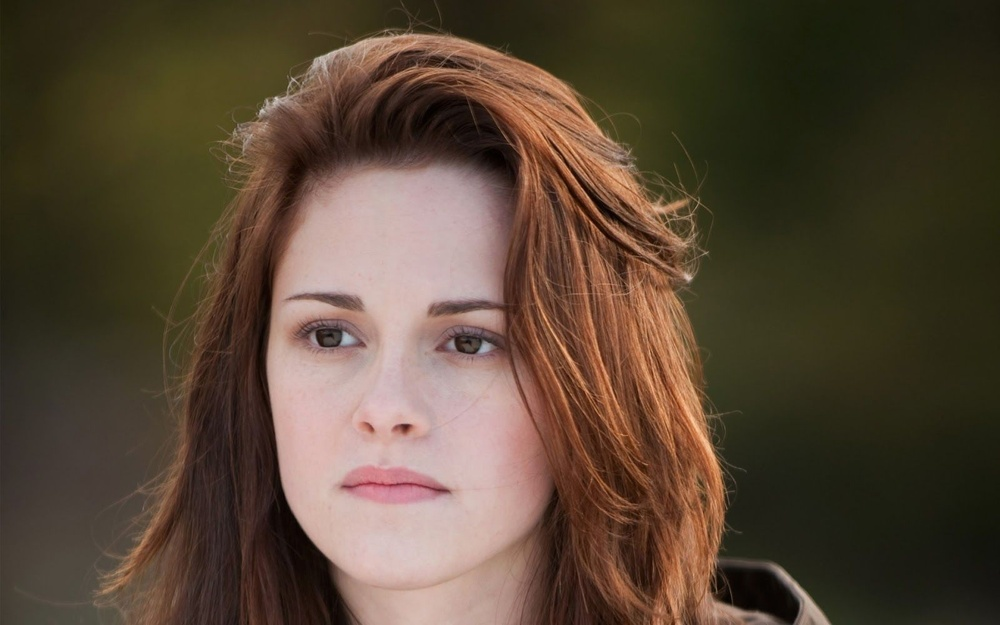
#> input picture resources/kristy.jpg, 1000 x 625 px, shrunk from 1600 x 1000 before the run, found by its file name
$ python Translation.py
#> lines starting #> are read from the running program, lines starting #| are printed output that depends on the picture
import numpy as np

import cv2

pic = cv2.imread('C:/Users/Krishna/PycharmProjects/FaceDetection-using-OpenCv/resources/kristy.jpg')
#> pic is the input picture: shape (625, 1000, 3); mean B, G, R 54.1, 71.1, 88
cols = pic.shape[1]
#> cols = 1000
rows = pic.shape[0]
#> rows = 625

# 150 pixels right X-axis & 70 pixels Y-axis for negative numbers opposite of positive image
M = np.float32([[1, 0, 150], [0, 1, 70]])

shifted = cv2.warpAffine(pic, M, (cols, rows))
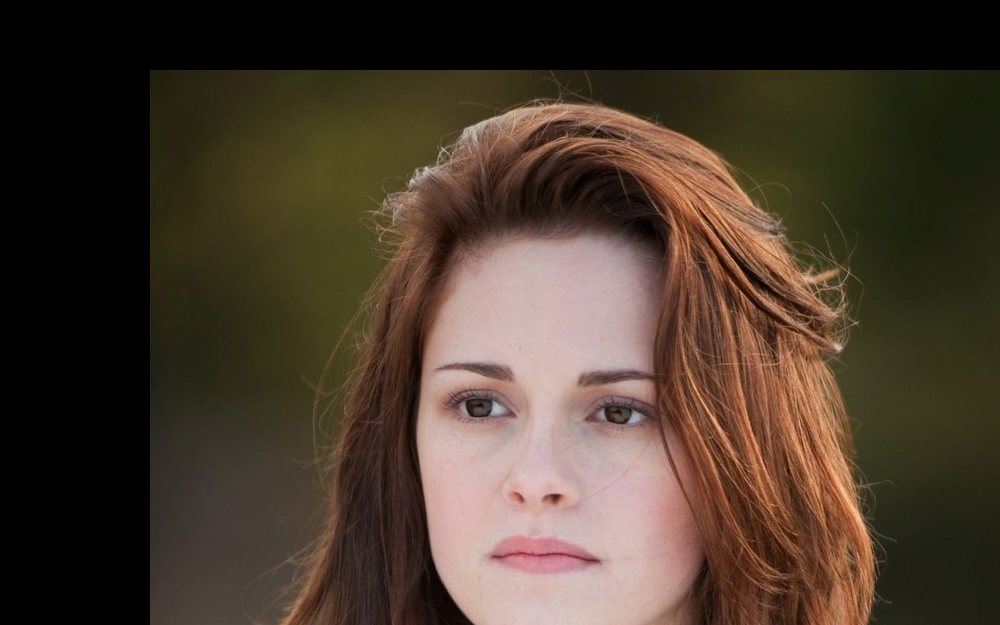
#> shifted: shape (625, 1000, 3); mean B, G, R 44.8, 58.2, 72.7
cv2.imshow('shifted', shifted)

cv2.waitKey(0)
cv2.destroyAllWindows()

$ run again, with resources/image.jpg copied over resources/kristy.jpg
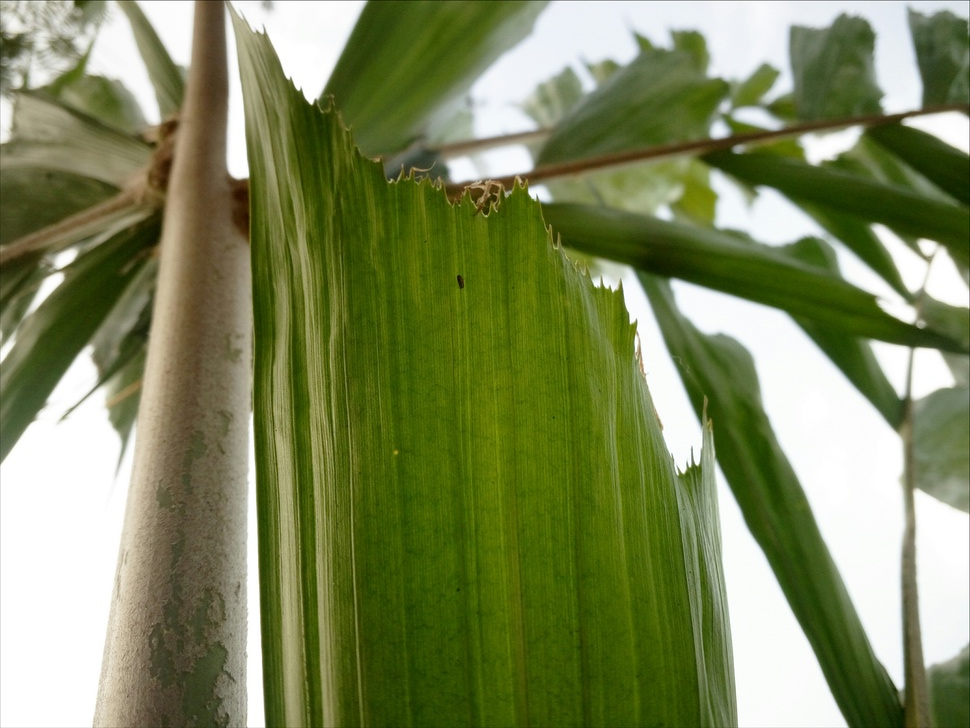
#> input picture resources/image.jpg, 970 x 728 px, shrunk from 4162 x 3122 before the run, found by its file name
#> pic is the input picture: shape (728, 970, 3); mean B, G, R 91.2, 135.9, 125.9
#> `shifted = cv2.warpAffine(pic, M, (cols, rows))`:
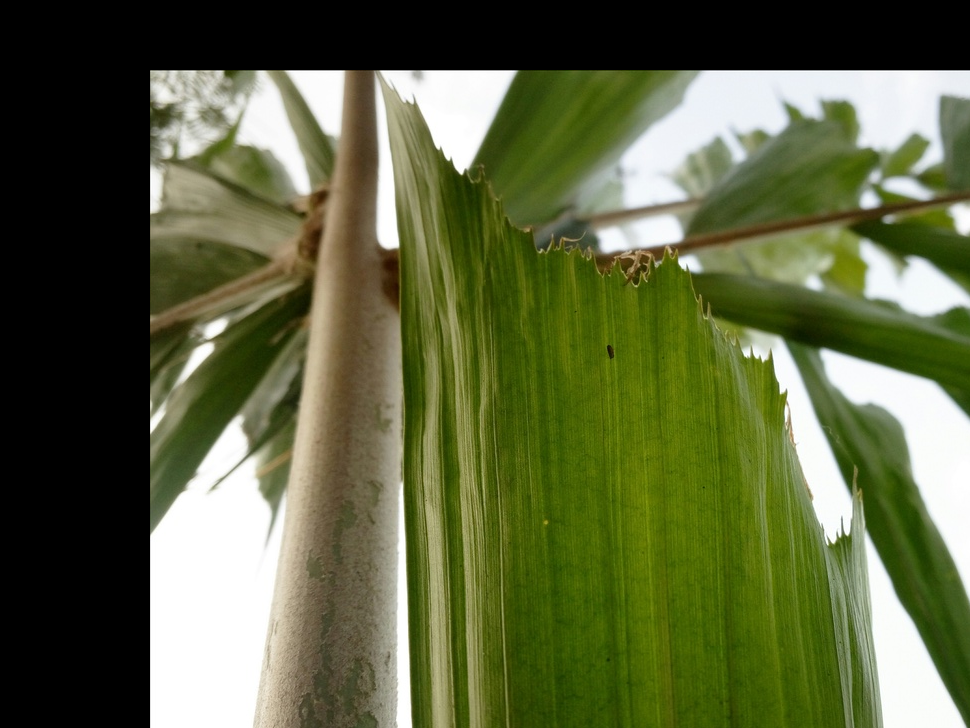
#> shifted: shape (728, 970, 3); mean B, G, R 64.4, 101.5, 94
